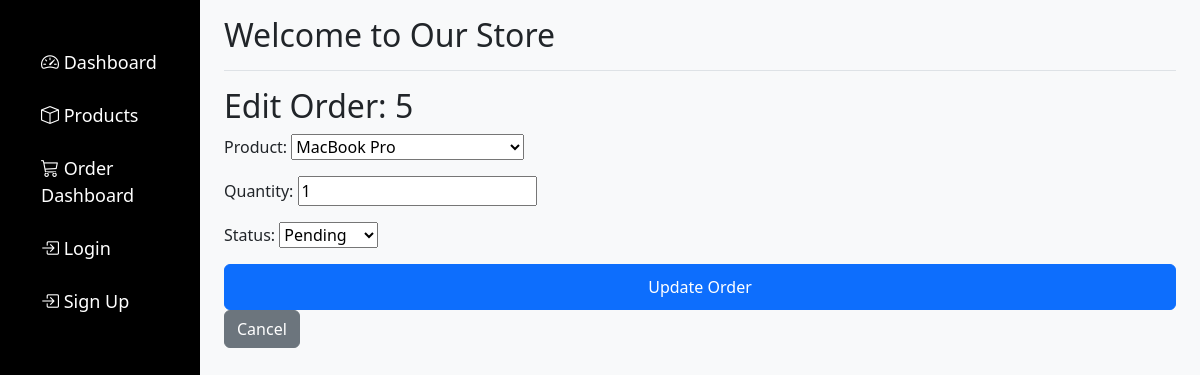
/products/order/edit/5/ (signed in), run on an earlier commit of the app's database.
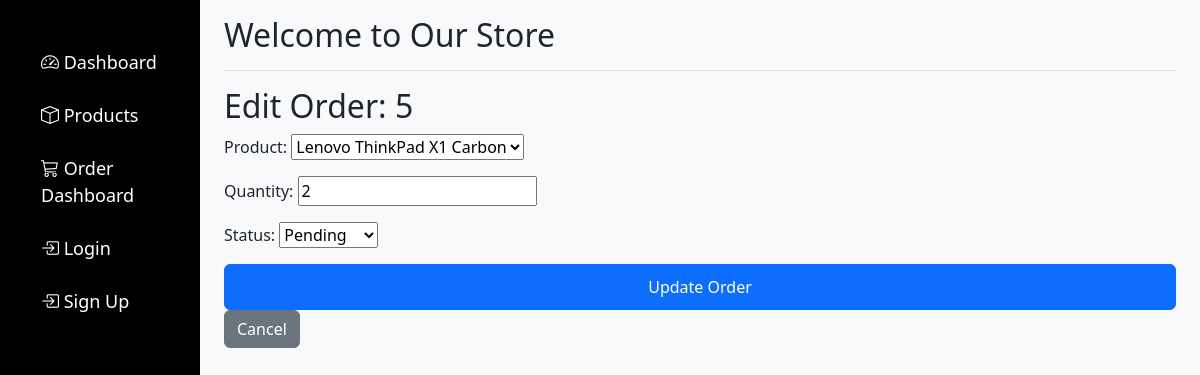
And on a later commit of the database.
### products/models.py (models this page shows, shortened)
class Order(models.Model):
    STATUS_CHOICES = [
        ('Pending', 'Pending'),
        ('Processed', 'Processed'),
        ('Shipped', 'Shipped'),
        ('Delivered', 'Delivered'),
        ('Cancelled', 'Cancelled'),
    ]
    user = models.ForeignKey(settings.AUTH_USER_MODEL, on_delete=models.CASCADE)
    product = models.ForeignKey(Product, on_delete=models.CASCADE)
    quantity = models.PositiveIntegerField()
    order_date = models.DateTimeField(auto_now_add=True)
    status = models.CharField(max_length=50, choices=STATUS_CHOICES, default='Pending')
    class Meta:
        permissions = [
            ("can_manage_orders", "Can manage orders"),
            ("can_view_order", "Can view order"),
        ]
        ordering = ['-order_date']

### products/views.py (the view)
# urls.py: path('order/edit/<int:order_id>/', views.edit_order, name='edit-order'),
@login_required
def edit_order(request, order_id):
    order = get_object_or_404(Order, id=order_id)
    if request.method == 'POST':
        form = OrderForm(request.POST, instance=order)
        if form.is_valid():
            form.save()
            messages.success(request, 'Order updated successfully.')
            return redirect('user-dashboard')
    else:
        form = OrderForm(instance=order)
    return render(request, 'edit-order.html', {'form': form, 'order': order})

### products/forms.py
class OrderForm(forms.ModelForm):
    class Meta:
        model = Order
        fields = ['product', 'quantity', 'status']

### products/models.py (called while the page is built)
    def __str__(self):
        return self.name

### products/templates/edit-order.html (shortened to what this page needs)
{% extends 'base.html' %}
{% block content %}
  <h2>Edit Order: {{ order.id }}</h2>
  <form method="POST">
    {{ form.as_p }}
    <button type="submit" class="btn btn-primary">Update Order</button>
  </form>
  <a href="{% url 'user-dashboard' %}" class="btn btn-secondary">Cancel</a>
{% endblock %}

What changed in the data, as far as the page shows it:
changed Order "Pending": product "MacBook Pro" → "Lenovo ThinkPad X1 Carbon"; quantity "1" → "2"
